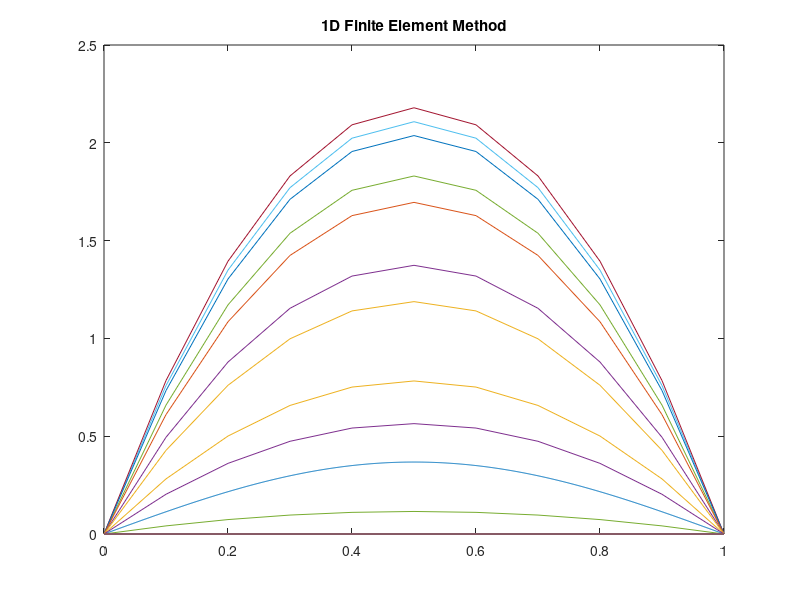

Write the MATLAB code that produced this figure. (Note: this script raises an error after producing the figure.)
clc; 
clear; 

f = @(x,t) (pi^2 - 1)*exp(-t)*sin(pi.*x); % given function -- scalar
method = 0; % forward euler = 1; backward euler = 0; 

% user-inputs 
N=11; % nodes 
n=551; % time step -> dt = 1/n

%left and right boundary = [0, 1] 
xi = linspace(0, 1, N); % may need to be N + 1
ts = linspace(0, 1,n+1);% ctime 
dt = 1/n; % delta time 

xr = 0; 
xl = 1; 
% h = xi(2)-xi(1); % uniform step size
h = (xr - xl) / (N - 1); % --- xr = 0; xl = 1; 
x_eta = @(eta, xi) (eta + 1)*(h/2) + xi; % equation given in pseudocode

% phi functions -- mapping to [-1, 1]: scalar 
phi_1 = @(eta)(1 - eta) / 2;
phi_2 = @(eta)(1 + eta) / 2; 

phi_deta = [-1/2, 1/2];

% more derivatives 
eta_dx = 2/h;
dx_deta = h/2;

% taken from  gaussian quadrature table: 
quad_1 = -1/sqrt(3);
quad_2 = 1/sqrt(3);
% weights = 1 

%initialize global mass, stiffness, and force matrices 
M = zeros(N,N);
K = zeros(N,N);
f_global = zeros([N n+1]); % turn into array of n+1 elements?

%initializing stiffness matrix
k_local = zeros(2,2);
f_local = zeros([1 n+1]);

%local to global mapping matrix
iee = [linspace(0,N-2,N-1); linspace(1,N-1,N-1)]'; % 10 x 2 

phi_eta = [phi_1(quad_1), phi_1(quad_2); phi_2(quad_1), phi_2(quad_2)]; % solutions

for k = 1:N-1 % looping over global grid elements 
    for l = 1:2 % calculating local elements  
        % mapping to parent function [-1, 1]
        % calculating local element 
        y1 = x_eta(quad_1, xi(k+l-1));
        % N = 10 & l = 2 -> 12 - 1 = 11; 
        y2 = x_eta(quad_2, xi(k+l-1));
        %%%%%%%%%%%%%%%%%%%%%%%%%%%%%%%%%%%%%%%%%%%%%%%%%%%%%%%%%%%%%%%%%%%
        f_local = (f(y1,ts)*phi_1(quad_1) + f(y2, ts)*phi_1(quad_2))*dx_deta;
        
        for m = 1:2 
            k_local(l,m) = phi_deta(l)*eta_dx*phi_deta(m)*eta_dx*dx_deta; 
        end
   
    end
    
    for l = 1:2 % finite element assembly 
        global_node = iee(k,l);
        global_node = global_node + 1;

        for m = 1:2
            global_node2 = iee(k,m);
            global_node2 = global_node2 + 1;
            K(global_node,global_node2) = K(global_node,global_node2) + k_local(l,m);
        end

        f_global(:, k+l-1) = f_global(:, k+l-1) + f_local(1, l);
    end
    
end

K(1,:) = 0;
K(:,1) = 0; 
K(1,1) = 1;

K(N,:) = 0;
K(:,N) = 0;
K(N,N) = 1;

%% 

inv_M = inv(M);

B = (1/dt)*M + K;
inv_B = inv(B);

u = zeros(N, n+1); % 1 x 552  

%initial conditions
f_boundary = @(x) sin(pi*x); % u(x,0)
u(1, 1) = f_boundary(1); % only need to use f_boundary for this??

%dirichlet boundary conditions
boundaries = [0,0];
dbc = eye(N); % identity matrix: 11 x 11 
dbc(1,1) = boundaries(1);
dbc(N,N) = boundaries(2);

%forward euler method is type = 1
if method == 1
for j = 1:n
    u(:, j+1) = u(:, j) - dt.*inv_M.*K*u(:, j) + dt.*inv_M*f_global(:, j);  
    % 11 x 1 = (11x1) - (11x11)(11x1) + (11x11)(11x1)
    
    % need to apply the boundary condition????
    u(:, j+1) = dbc*u(:, j+1);
end

else % backward euler method = 0
for j = 1:n
    u(:, j+1) = (1/dt).*inv_B*M*u(:, j) + inv_B*f_global(:, j+1); 

    % applying the boundary condition
    u(:, j+1) = dbc*u(:, j+1);
end
end

%% plotting 
xn = linspace(0,1,1000);
exact_sol = exp(-1)*sin(pi*xn); % exact solution 
plot(xn, exact_sol); 
hold on
x = linspace(0,1,N);
plot(x,u);
title('1D Finite Element Method');
subtitle('BEM - nodes: 11'); 
legend({'exact solution'}, 'Location', 'northeast'); 
